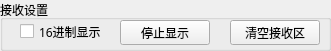
   <widget class="QGroupBox" name="groupBox_5">
    <property name="geometry">
     <rect>
      <x>360</x>
      <y>240</y>
      <width>331</width>
      <height>51</height>
     </rect>
    </property>
    <property name="title">
     <string>接收设置</string>
    </property>
    <widget class="QPushButton" name="displayStateBtn">
     <property name="geometry">
      <rect>
       <x>120</x>
       <y>20</y>
       <width>90</width>
       <height>25</height>
      </rect>
     </property>
     <property name="sizePolicy">
      <sizepolicy hsizetype="Fixed" vsizetype="Fixed">
       <horstretch>0</horstretch>
       <verstretch>0</verstretch>
      </sizepolicy>
     </property>
     <property name="minimumSize">
      <size>
       <width>90</width>
       <height>25</height>
      </size>
     </property>
     <property name="maximumSize">
      <size>
       <width>90</width>
       <height>25</height>
      </size>
     </property>
     <property name="font">
      <font>
       <family>微软雅黑</family>
       <pointsize>9</pointsize>
      </font>
     </property>
     <property name="text">
      <string>停止显示</string>
     </property>
     <property name="checkable">
      <bool>true</bool>
     </property>
     <property name="checked">
      <bool>false</bool>
     </property>
    </widget>
    <widget class="QPushButton" name="clearReceiveBtn">
     <property name="geometry">
      <rect>
       <x>230</x>
       <y>20</y>
       <width>90</width>
       <height>25</height>
      </rect>
     </property>
     <property name="sizePolicy">
      <sizepolicy hsizetype="Fixed" vsizetype="Fixed">
       <horstretch>0</horstretch>
       <verstretch>0</verstretch>
      </sizepolicy>
     </property>
     <property name="minimumSize">
      <size>
       <width>90</width>
       <height>25</height>
      </size>
     </property>
     <property name="maximumSize">
      <size>
       <width>90</width>
       <height>25</height>
      </size>
     </property>
     <property name="font">
      <font>
       <family>微软雅黑</family>
       <pointsize>9</pointsize>
      </font>
     </property>
     <property name="text">
      <string>清空接收区</string>
     </property>
    </widget>
    <widget class="QCheckBox" name="receiveFormatChk">
     <property name="geometry">
      <rect>
       <x>20</x>
       <y>20</y>
       <width>90</width>
       <height>23</height>
      </rect>
     </property>
     <property name="sizePolicy">
      <sizepolicy hsizetype="Fixed" vsizetype="Fixed">
       <horstretch>0</horstretch>
       <verstretch>0</verstretch>
      </sizepolicy>
     </property>
     <property name="minimumSize">
      <size>
       <width>90</width>
       <height>23</height>
      </size>
     </property>
     <property name="maximumSize">
      <size>
       <width>90</width>
       <height>23</height>
      </size>
     </property>
     <property name="font">
      <font>
       <family>微软雅黑</family>
       <pointsize>9</pointsize>
      </font>
     </property>
     <property name="text">
      <string>16进制显示</string>
     </property>
     <property name="checked">
      <bool>false</bool>
     </property>
    </widget>
   </widget>
